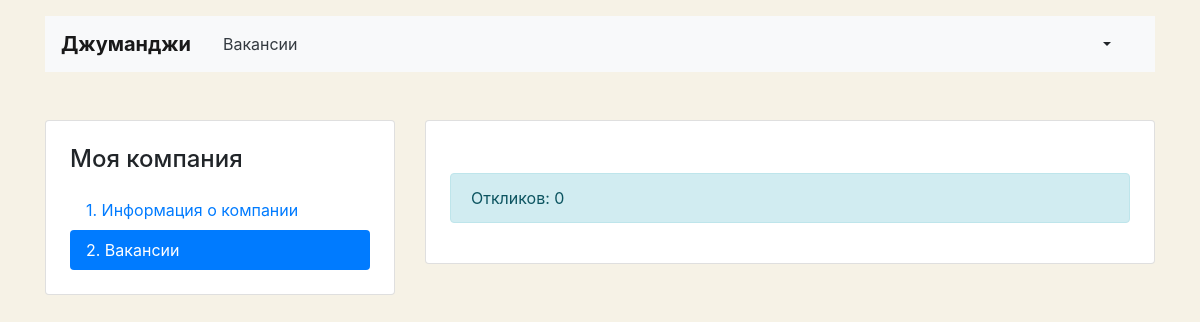
The app's page /mycompany/vacancies/7/applications (signed in), older data.
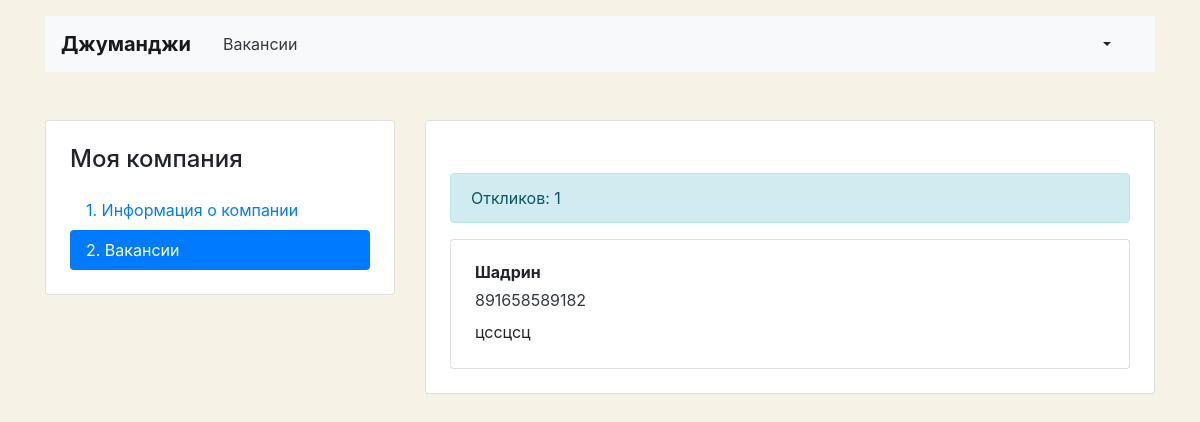
The same page, newer data.
### vacancies/models.py (models this page shows, shortened)
class Vacancy(models.Model):
    title = models.CharField(max_length=60)
    specialty = models.ForeignKey(
        Specialty,
        on_delete=models.CASCADE,
        related_name='vacancies'
    )
    company = models.ForeignKey(
        Company,
        on_delete=models.CASCADE,
        related_name='vacancies'
    )
    skills = models.CharField(max_length=60)
    text = models.TextField()
    salary_min = models.IntegerField()
    salary_max = models.IntegerField()
    published_at = models.DateTimeField(auto_now_add=True)
    class Meta:
        verbose_name = 'Вакансии'  # used to display custom name in admin panel. Automaticly add 's' to the end
        verbose_name_plural = 'Вакансии'  # for multy-word
        ordering = ['-published_at']

class Application(models.Model):
    written_username = models.CharField(max_length=120)
    written_phone = models.IntegerField()
    written_cover_letter = models.TextField()
    user = models.ForeignKey(
        User,
        on_delete=models.SET_NULL,
        related_name='applications',
        null=True
    )
    vacancy = models.ForeignKey(
        Vacancy,
        on_delete=models.SET_NULL,
        null=True,
        related_name='applications'
    )

### vacancies/views.py (the view)
# urls.py: path('mycompany/vacancies/<int:pk>/applications', vacancies_views.ApplicationsView.as_view(), name='applications'),
class ApplicationsView(ListView):
    template_name = 'vacancies/week4/applications.html'
    context_object_name = 'applications'
    vacancy = None
    def get_queryset(self):
        self.vacancy = get_object_or_404(models.Vacancy, pk=self.kwargs['pk'])
        if self.vacancy.company.owner != self.request.user:  # как итерироваться если у юзера будет много компаний
            raise Http404('Пользователь не владеет этой компанией')
        return self.vacancy.applications.all()

### vacancies/templatetags/tags.py (called while the page is built)
@register.simple_tag(takes_context=True)
def active(context, pattern_or_urlname):
    try:
        pattern = '^' + reverse(pattern_or_urlname) + '$'
    except NoReverseMatch:
        pattern = pattern_or_urlname
    path = context['request'].path
    print(pattern, path)
    if re.search(pattern, path):
        return 'active'
    return ''

### vacancies/templates/vacancies/week4/applications.html
{% extends 'vacancies/week4/Base_account.html' %}
{% block content %}
    <main class="container mt-3 pb-5">
        <div class="row mt-5">
            {% include 'vacancies/week4/Left_menu.html' %}
            <div class="col-12 col-lg-8">
                <div class="card">
                    <div class="card-body px-4 pb-4 tab-content">
                        <section>
                            <h2 class="h4 pt-2 pb-3"></h2>
                                <p class="alert alert-info" role="alert">Откликов: {{ applications.count }}</p>
                                {% for application in applications %}
                                <div class="card mt-3">
                                    <div class="card-body px-4">
                                        <p class="mb-1 font-weight-bold">{{ application.written_username }}</p>
                                        <p class="mb-2"><a href="tel:+79002842324" class="text-dark">{{ application.written_phone }}</a></p>
                                        <p class="mb-1">{{ application.written_cover_letter }}</p>
                                    </div>
                                </div>
                                {% endfor %}
                        </section>
                    </div>
                </div>
            </div>
        </div>
    </main>
{% endblock %}

Row changes from the older to the newer data that the page shows:
computed for Vacancy: count "0" → "1"
added Application: written_username "Шадрин", written_phone "891658589182", written_cover_letter "цссцсц"
